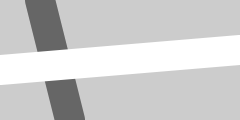
Frame 1 (no input)
Frame 60 (no input): identical to frame 1, image omitted
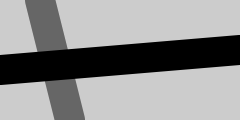
Frame 120 (the mouse pressed at the canvas centre since frame 60)

The p5.js sketch that drew these frames (run headless with seeded random() and noise() and a simulated clock; from frame 60 on, the mouse is pressed at the canvas centre):

// p5.js sketch
// ── sketch.js
/*

if (pregunta) {
  instrucciones
  }
  
  >si la respuesta a la pregunta es true, el bloque dentro de if se ejcuta. 
  
  >>el computador determina la respuesta a la pregunta después de evaluar lo que sea que haya entre los paréntesis. 
  
  >Las variables booleanas sólo pueden ser true o false, entonces no necesitan explícitamente == 
  >Puede ser solo if (mouseIsPressed);
  
  NOTA
  
  > El símbolo == pregunta: ¿son estos dos elementos iguales?
  > En síbolo = define el valor de una variable
  
*/

/*

Se puede extender la funcionalidad de un bloque [if] con [else].

//[else] deja que el programa escoja entre dos opciones. 

[else] se ejecuta cuando if = false. 
*/

function setup() {
  createCanvas(240, 120);
  strokeWeight(30);
}

function draw() {
  background(204); 
  stroke(102);
  line(40, 0, 70, height);
  
  if(mouseIsPressed){
    stroke(0);
    }     else {
  stroke(255);
  }
line(0, 70, width, 50);
}
